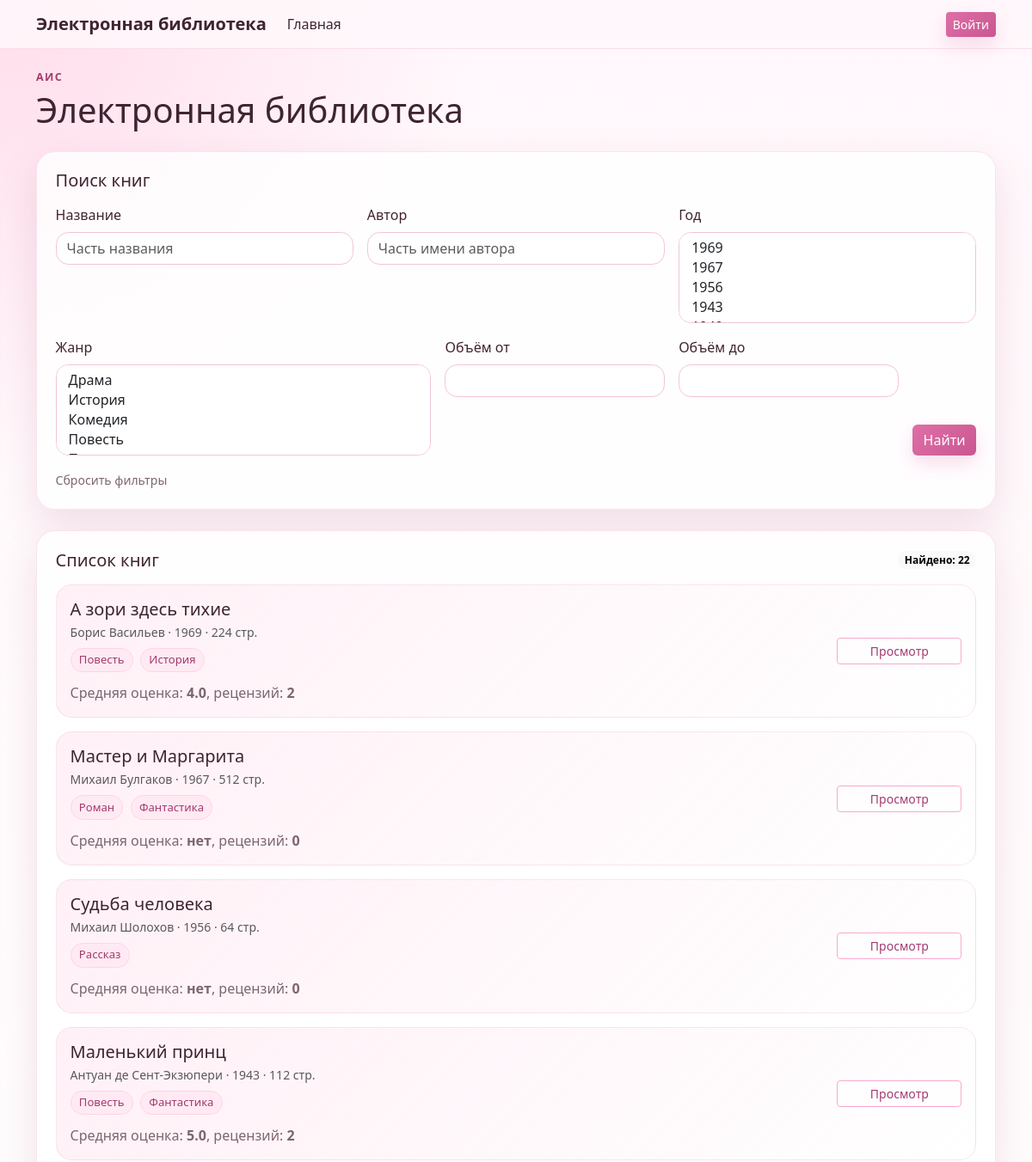
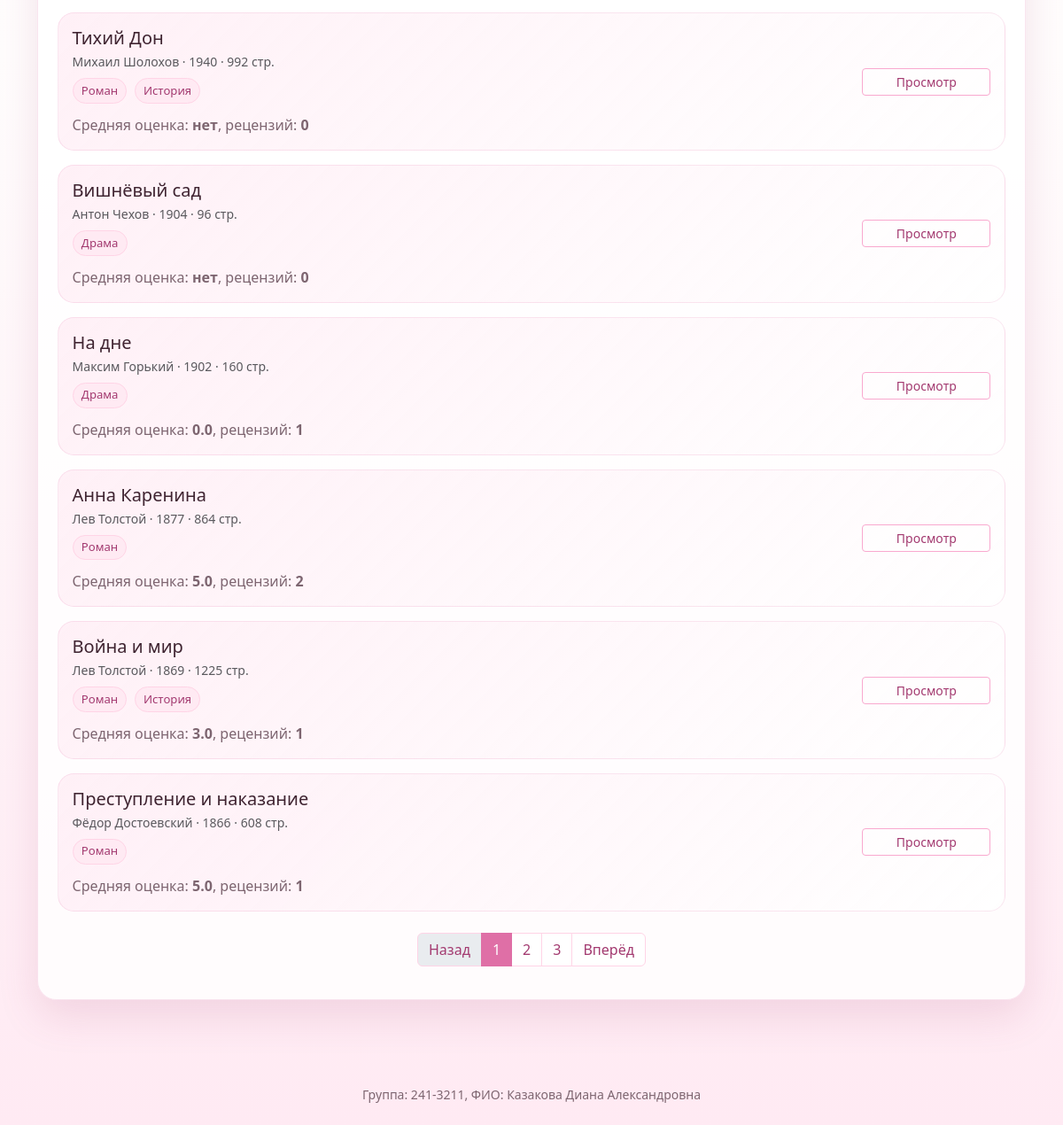
The page / on the database its author committed (2 pictures, top to bottom).
### models.py (models this page shows)
class Book(db.Model):
    __tablename__ = "books"
    id = db.Column(db.Integer, primary_key=True)
    title = db.Column(db.String(255), nullable=False)
    description = db.Column(db.Text, nullable=False)
    year = db.Column(db.Integer().with_variant(mysql.YEAR, "mysql"), nullable=False)
    publisher = db.Column(db.String(255), nullable=False)
    author = db.Column(db.String(255), nullable=False)
    pages = db.Column(db.Integer, nullable=False)
    genres = db.relationship("Genre", secondary=book_genres, back_populates="books")
    cover = db.relationship("Cover", back_populates="book", cascade="all, delete-orphan", uselist=False)
    reviews = db.relationship("Review", back_populates="book", cascade="all, delete-orphan")
    @property
    def review_count(self):
        return len(self.reviews)
    @property
    def avg_rating(self):
        if not self.reviews:
            return None
        return round(sum(review.rating for review in self.reviews) / len(self.reviews), 1)

class Genre(db.Model):
    __tablename__ = "genres"
    id = db.Column(db.Integer, primary_key=True)
    name = db.Column(db.String(120), nullable=False, unique=True)
    books = db.relationship("Book", secondary=book_genres, back_populates="genres")

class Review(db.Model):
    __tablename__ = "reviews"
    __table_args__ = (
        UniqueConstraint("book_id", "user_id", name="uq_review_book_user"),
        CheckConstraint("rating BETWEEN 0 AND 5", name="ck_review_rating_range"),
    )
    id = db.Column(db.Integer, primary_key=True)
    book_id = db.Column(db.Integer, db.ForeignKey("books.id", ondelete="CASCADE"), nullable=False)
    user_id = db.Column(db.Integer, db.ForeignKey("users.id", ondelete="CASCADE"), nullable=False)
    rating = db.Column(db.Integer, nullable=False)
    text = db.Column(db.Text, nullable=False)
    created_at = db.Column(db.DateTime, nullable=False, server_default=func.now())
    book = db.relationship("Book", back_populates="reviews")
    user = db.relationship("User", back_populates="reviews")

### app.py (the view)
    @app.route("/")
    def index():
        page = request.args.get("page", 1, type=int)
        filters = read_filters()
        stmt = select(Book)
        if filters["title"]:
            stmt = stmt.where(text_match(Book.title, filters["title"]))
        if filters["author"]:
            stmt = stmt.where(text_match(Book.author, filters["author"]))
        if filters["genre_ids"]:
            stmt = stmt.where(Book.genres.any(Genre.id.in_(filters["genre_ids"])))
        if filters["years"]:
            stmt = stmt.where(Book.year.in_(filters["years"]))
        if filters["pages_min"] is not None:
            stmt = stmt.where(Book.pages >= filters["pages_min"])
        if filters["pages_max"] is not None:
            stmt = stmt.where(Book.pages <= filters["pages_max"])
        stmt = stmt.order_by(Book.year.desc(), Book.id.desc())
        pages = db.paginate(stmt, page=page, per_page=10, error_out=False)
        all_genres = Genre.query.order_by(Genre.name).all()
        years_stmt = select(Book.year).distinct().order_by(Book.year.desc())
        all_years = [row[0] for row in db.session.execute(years_stmt).all()]
        return render_template(
            "index.html",
            books=pages.items,
            pages=pages,
            all_genres=all_genres,
            all_years=all_years,
            filters=filters,
        )

### app.py (called while the page is built)
def read_filters():
    return {
        "title": request.args.get("title", "").strip(),
        "author": request.args.get("author", "").strip(),
        "genre_ids": ids_from_args("genres"),
        "years": ids_from_args("years"),
        "pages_min": int_or_none(request.args.get("pages_min")),
        "pages_max": int_or_none(request.args.get("pages_max")),
    }

def ids_from_args(name):
    ids = []
    for value in request.args.getlist(name):
        try:
            ids.append(int(value))
        except (TypeError, ValueError):
            continue
    return ids

def int_or_none(value):
    try:
        if value in (None, ""):
            return None
        return int(value)
    except ValueError:
        return None

### templates/index.html (shortened to what this page needs)
{% extends 'base.html' %}
{% block content %}
<div class="page-head d-flex flex-column flex-md-row justify-content-between align-items-md-center gap-3 mb-4">
    <div>
        <p class="eyebrow mb-1">АИС</p>
        <h1 class="mb-0">Электронная библиотека</h1>
    </div>
</div>
<section class="soft-card mb-4">
    <h2 class="h5 mb-3">Поиск книг</h2>
    <form method="get" action="{{ url_for('index') }}" class="row g-3">
        <div class="col-md-4">
            <label class="form-label" for="title">Название</label>
            <input class="form-control" id="title" name="title" value="{{ filters.title }}" placeholder="Часть названия">
        </div>
        <div class="col-md-4">
            <label class="form-label" for="author">Автор</label>
            <input class="form-control" id="author" name="author" value="{{ filters.author }}" placeholder="Часть имени автора">
        </div>
        <div class="col-md-4">
            <label class="form-label" for="years">Год</label>
            <select class="form-select" id="years" name="years" multiple size="4">
                {% for year in all_years %}
                    <option value="{{ year }}" {% if year in filters.years %}selected{% endif %}>{{ year }}</option>
                {% endfor %}
            </select>
        </div>
        <div class="col-md-5">
            <label class="form-label" for="genres">Жанр</label>
            <select class="form-select" id="genres" name="genres" multiple size="4">
                {% for genre in all_genres %}
                    <option value="{{ genre.id }}" {% if genre.id in filters.genre_ids %}selected{% endif %}>{{ genre.name }}</option>
                {% endfor %}
            </select>
        </div>
        <div class="col-md-3">
            <label class="form-label" for="pages_min">Объём от</label>
            <input class="form-control" id="pages_min" name="pages_min" type="number" min="1" value="{{ filters.pages_min or '' }}">
        </div>
        <div class="col-md-3">
            <label class="form-label" for="pages_max">Объём до</label>
            <input class="form-control" id="pages_max" name="pages_max" type="number" min="1" value="{{ filters.pages_max or '' }}">
        </div>
        <div class="col-md-1 d-flex align-items-end">
            <button class="btn btn-rose w-100" type="submit">Найти</button>
        </div>
        <div class="col-12">
            <a class="small muted-link" href="{{ url_for('index') }}">Сбросить фильтры</a>
        </div>
    </form>
</section>
<section class="soft-card">
    <div class="d-flex justify-content-between align-items-center mb-3">
        <h2 class="h5 mb-0">Список книг</h2>
        <span class="badge text-bg-light rounded-pill">Найдено: {{ pages.total }}</span>
    </div>
    {% if books %}
        <div class="book-list">
            {% for book in books %}
                <article class="book-row">
                    <div class="book-main">
                        <h3 class="h5 mb-1">{{ book.title }}</h3>
                        <div class="small text-muted mb-2">
                            {{ book.author }} · {{ book.year }} · {{ book.pages }} стр.
                        </div>
                        <div class="mb-2">
                            {% for genre in book.genres %}
                                <span class="tag">{{ genre.name }}</span>
                            {% endfor %}
                        </div>
                        <div class="rating-line">
                            Средняя оценка:
                            <strong>{{ book.avg_rating if book.avg_rating is not none else 'нет' }}</strong>,
                            рецензий: <strong>{{ book.review_count }}</strong>
                        </div>
                    </div>
                    <div class="book-actions">
                        <a class="btn btn-outline-rose btn-sm" href="{{ url_for('show_book', book_id=book.id) }}">Просмотр</a>
                    </div>
                </article>
            {% endfor %}
        </div>
        {% if pages.pages > 1 %}
            <nav class="mt-4" aria-label="Пагинация">
                <ul class="pagination justify-content-center pink-pages">
                    <li class="page-item {% if not pages.has_prev %}disabled{% endif %}">
                        <a class="page-link" href="{{ page_url(pages.prev_num) }}">Назад</a>
                    </li>
                    {% for num in pages.iter_pages(left_edge=1, right_edge=1, left_current=2, right_current=2) %}
                        {% if num %}
                            <li class="page-item {% if num == pages.page %}active{% endif %}">
                                <a class="page-link" href="{{ page_url(num) }}">{{ num }}</a>
                            </li>
                        {% else %}
                            <li class="page-item disabled"><span class="page-link">…</span></li>
                        {% endif %}
                    {% endfor %}
                    <li class="page-item {% if not pages.has_next %}disabled{% endif %}">
                        <a class="page-link" href="{{ page_url(pages.next_num) }}">Вперёд</a>
                    </li>
                </ul>
            </nav>
        {% endif %}
    {% else %}
        <div class="empty-state">Книги не найдены.</div>
    {% endif %}
</section>
{% endblock %}

### static/css/style.css (style rules this page uses)
:root { --rose-50: #fff7fb; --rose-100: #ffeaf3; --rose-200: #ffd4e6; --rose-300: #f9a9cf; --rose-500: #df6fa6; --rose-700: #a33a70; --ink: #3f2431; --muted: #7d6570; --white: #ffffff; --shadow: 0 18px 45px rgba(167, 69, 112, 0.15); }
body { min-height: 100vh; color: var(--ink); background: radial-gradient(circle at top left, rgba(255, 212, 230, 0.75), transparent 34rem), linear-gradient(180deg, var(--rose-50), #fffdfd 54%, var(--rose-100)); }
.btn-rose { color: #fff; background: linear-gradient(135deg, var(--rose-500), #c95791); border: none; box-shadow: 0 10px 22px rgba(223, 111, 166, 0.22); }
.btn-outline-rose { color: var(--rose-700); border-color: var(--rose-300); background: rgba(255, 255, 255, 0.5); }
.soft-card { padding: 1.35rem; background: rgba(255, 255, 255, 0.82); border: 1px solid rgba(223, 111, 166, 0.18); border-radius: 1.35rem; box-shadow: var(--shadow); }
.eyebrow { color: var(--rose-700); font-size: 0.78rem; font-weight: 700; letter-spacing: 0.12em; text-transform: uppercase; }
.form-control, .form-select { border-color: #f3c4da; border-radius: 0.9rem; }
.book-list { display: grid; gap: 1rem; }
.book-row { display: flex; gap: 1rem; justify-content: space-between; align-items: stretch; padding: 1rem; background: linear-gradient(135deg, rgba(255, 234, 243, 0.7), rgba(255, 255, 255, 0.85)); border: 1px solid rgba(223, 111, 166, 0.16); border-radius: 1.15rem; }
.book-main { min-width: 0; }
.book-actions { display: flex; flex-direction: column; justify-content: center; gap: 0.45rem; min-width: 145px; }
.tag { display: inline-block; margin: 0 0.25rem 0.25rem 0; padding: 0.22rem 0.58rem; color: var(--rose-700); background: var(--rose-100); border: 1px solid var(--rose-200); border-radius: 999px; font-size: 0.82rem; }
.rating-line { color: var(--muted); }
.pink-pages .page-link { color: var(--rose-700); border-color: var(--rose-200); }
.pink-pages .active .page-link { color: #fff; background: var(--rose-500); border-color: var(--rose-500); }
.muted-link { color: var(--muted); text-decoration: none; }

### rows shown on the page
Book: title "А зори здесь тихие", author "Борис Васильев", year "1969", pages "224", rating "4.0", review_count "2"
Genre: {{ genre.id }} 2 (drawn), name "Повесть"
Genre: {{ genre.id }} 12 (drawn), name "История"
Book: title "Мастер и Маргарита", author "Михаил Булгаков", year "1967", pages "512", avg_rating "нет", review_count "0"
Genre: name "Роман"
Genre: name "Фантастика"
Book: title "Судьба человека", author "Михаил Шолохов", year "1956", pages "64", avg_rating "нет", review_count "0"
Genre: name "Рассказ"
Book: title "Маленький принц", author "Антуан де Сент-Экзюпери", year "1943", pages "112", rating "5.0", review_count "2"
Book: title "Тихий Дон", author "Михаил Шолохов", year "1940", pages "992", avg_rating "нет", review_count "0"
Book: title "Вишнёвый сад", author "Антон Чехов", year "1904", pages "96", avg_rating "нет", review_count "0"
Genre: {{ genre.id }} 5 (drawn), name "Драма"
Book: title "На дне", author "Максим Горький", year "1902", pages "160", rating "0.0", review_count "1"
Book: title "Анна Каренина", author "Лев Толстой", year "1877", pages "864", rating "5.0", review_count "2"
Book: title "Война и мир", author "Лев Толстой", year "1869", pages "1225", rating "3.0", review_count "1"
Book: title "Преступление и наказание", author "Фёдор Достоевский", year "1866", pages "608", rating "5.0", review_count "1"

### other values the page prints
{{ pages.total }} "22"
{{ num }} "1" "2" "3"
